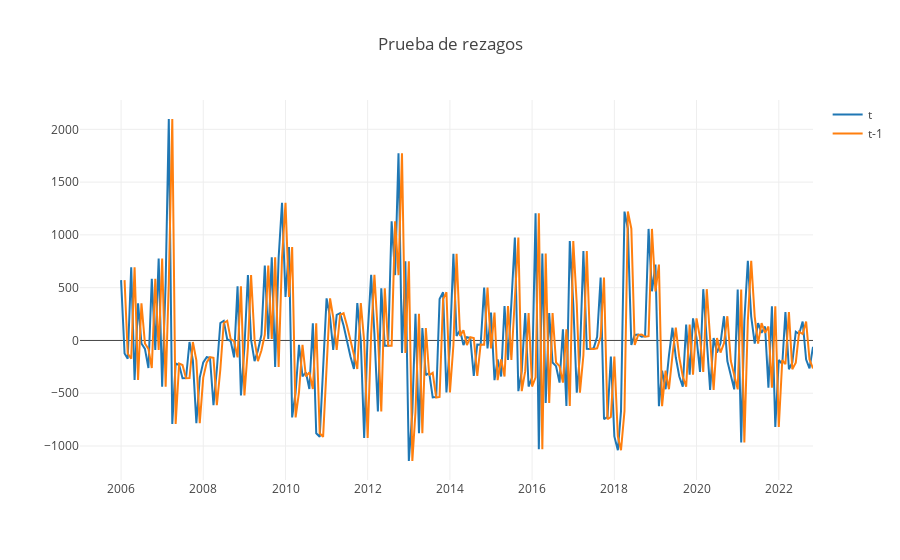

The code cell stored with this chart in its notebook:
### Code cell
fig = go.Figure(go.Scatter(x = df.index, y = df.pre_estacionaria, name = "t"))
fig.add_trace(go.Scatter(x=df.index, y = df.pre_estacionaria_lag_1, name = "t-1"))
fig.update_layout(template = None, title_text = "Prueba de rezagos")

### Figure 1 — Plotly figure (JSON) as saved in the notebook; plotly's stock layout.template omitted (floating-point values rounded to 4 significant figures; data arrays with more than 128 entries replaced by an {"elided": "..."} marker saying what was removed)
{"data": [{"name": "t", "type": "scatter", "x": {"elided": "215 str values"}, "y": {"elided": "215 float values"}}, {"name": "t-1", "type": "scatter", "x": {"elided": "215 str values"}, "y": {"elided": "215 float values"}}], "layout": {"title": {"text": "Prueba de rezagos"}}}
